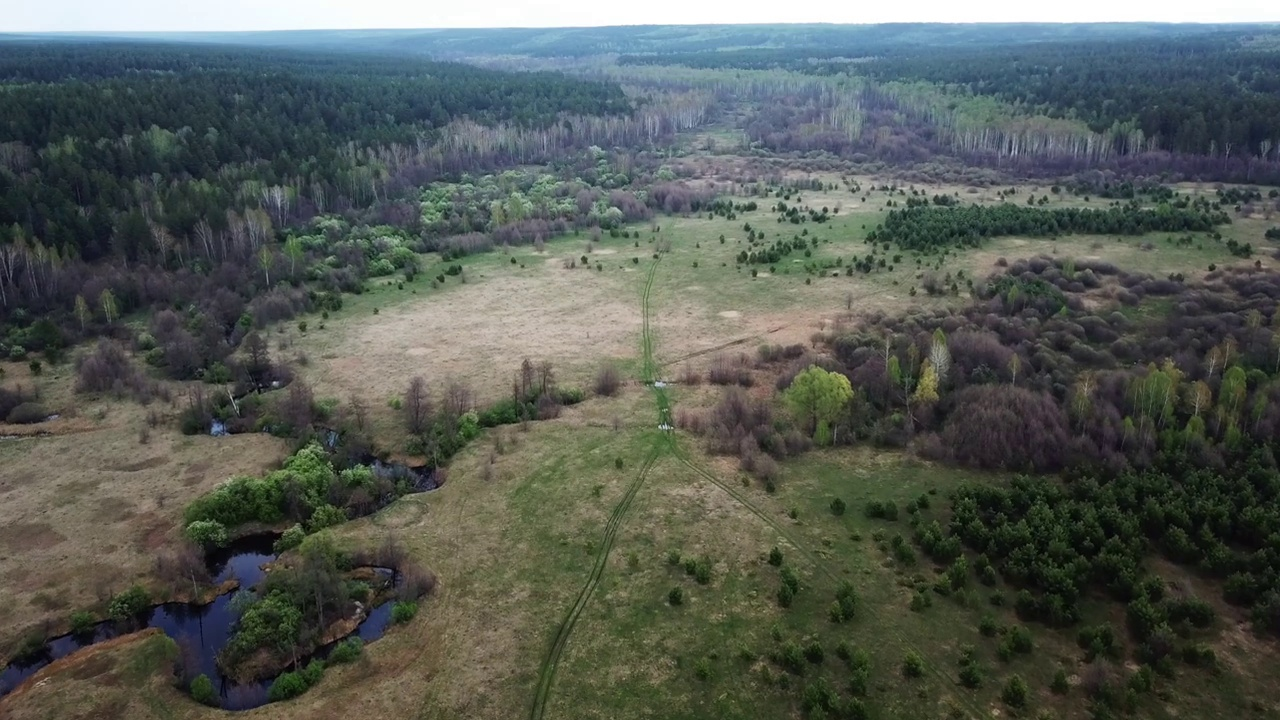
#> input picture field_frames/frame1130.jpg, 1280 x 720 px, found by its file name
$ python -i farnback.py   (imports and definitions only)
#> lines starting #> are read from the running program, lines starting #| are printed output that depends on the picture
import numpy as np
import cv2 as cv


def farn():
    # [6 lines of commented-out code are left out]
    frame1 = cv.imread("frame1130.jpg")
#> frame1 is the input picture: shape (720, 1280, 3); mean B, G, R 85.2, 90.9, 84.8
    frame2 = cv.imread("frame1150.jpg")
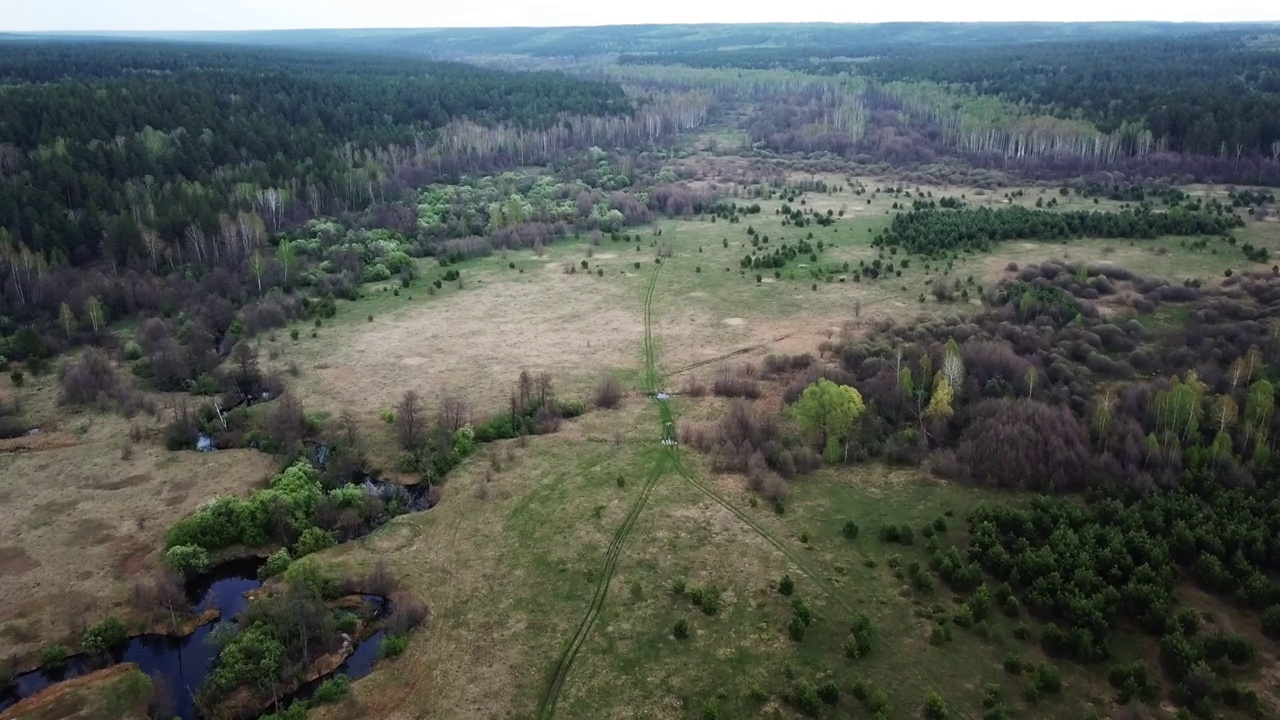
#> input picture field_frames/frame1150.jpg, 1280 x 720 px, found by its file name
#> frame2 is the input picture: shape (720, 1280, 3); mean B, G, R 85.3, 90.8, 84.7
    prvs = cv.cvtColor(frame1, cv.COLOR_BGR2GRAY)
    hsv = np.zeros_like(frame1)
    hsv[..., 1] = 255
    next = cv.cvtColor(frame2, cv.COLOR_BGR2GRAY)
    flow = cv.calcOpticalFlowFarneback(prvs, next, None, 0.5, 3, 15, 3, 5, 1.2, 0)
    mag, ang = cv.cartToPolar(flow[..., 0], flow[..., 1])
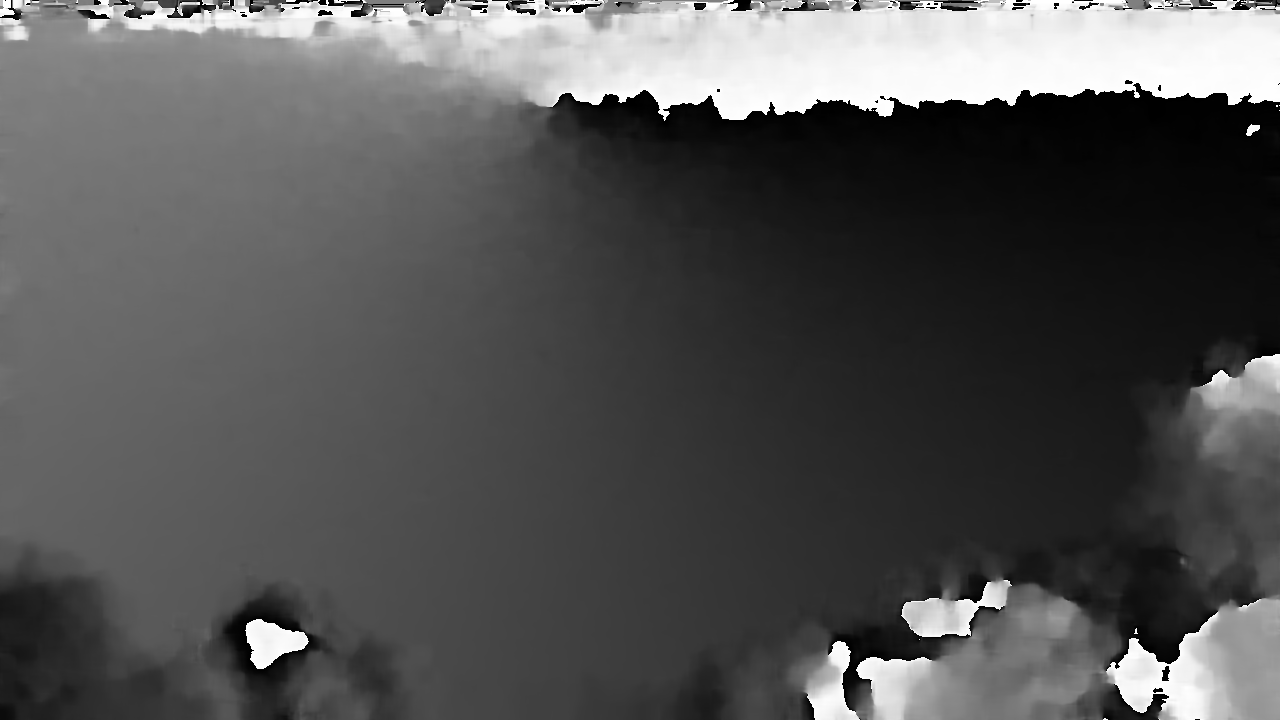
#> ang: shape (720, 1280) float32; min 5.3e-17, max 6.28, mean 2.09; drawn with min black and max white
    hsv[..., 0] = ang*180/np.pi/2
    hsv[..., 2] = cv.normalize(mag, None, 0, 255, cv.NORM_MINMAX)
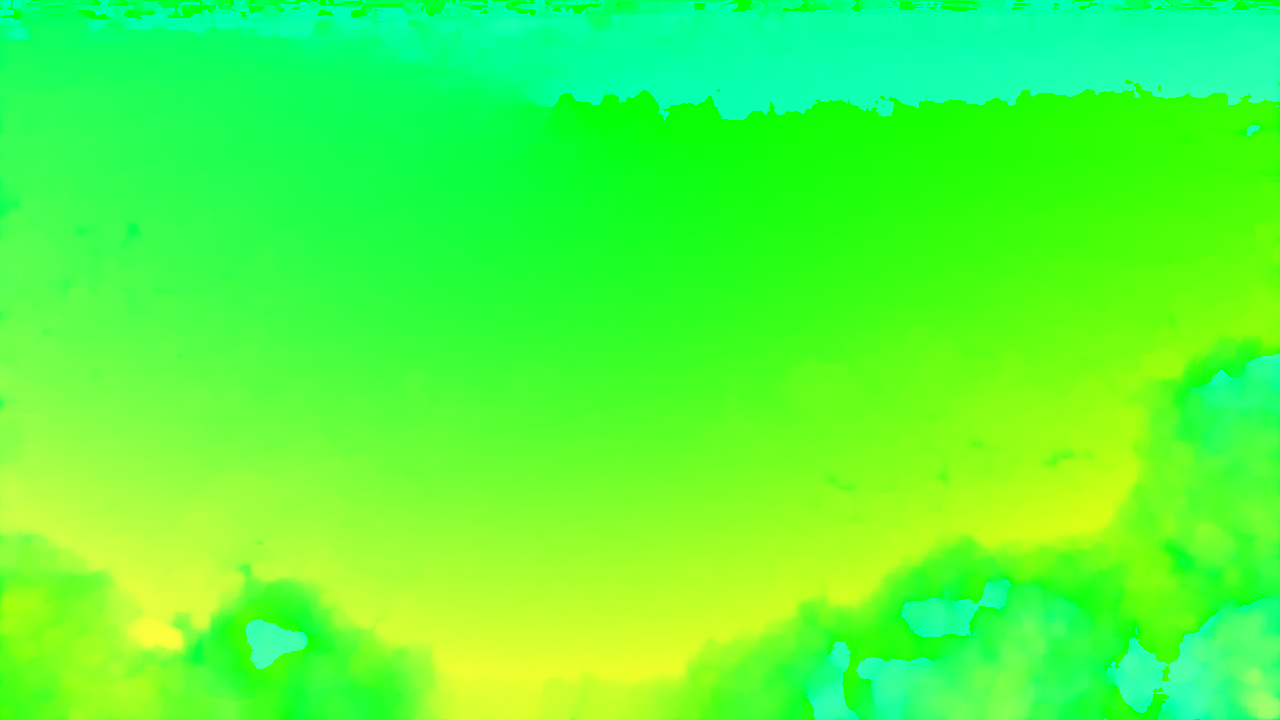
#> hsv: shape (720, 1280, 3); mean of channels 0, 1, 2 59.4, 255, 80.2; drawn as B, G, R
    bgr = cv.cvtColor(hsv, cv.COLOR_HSV2BGR)
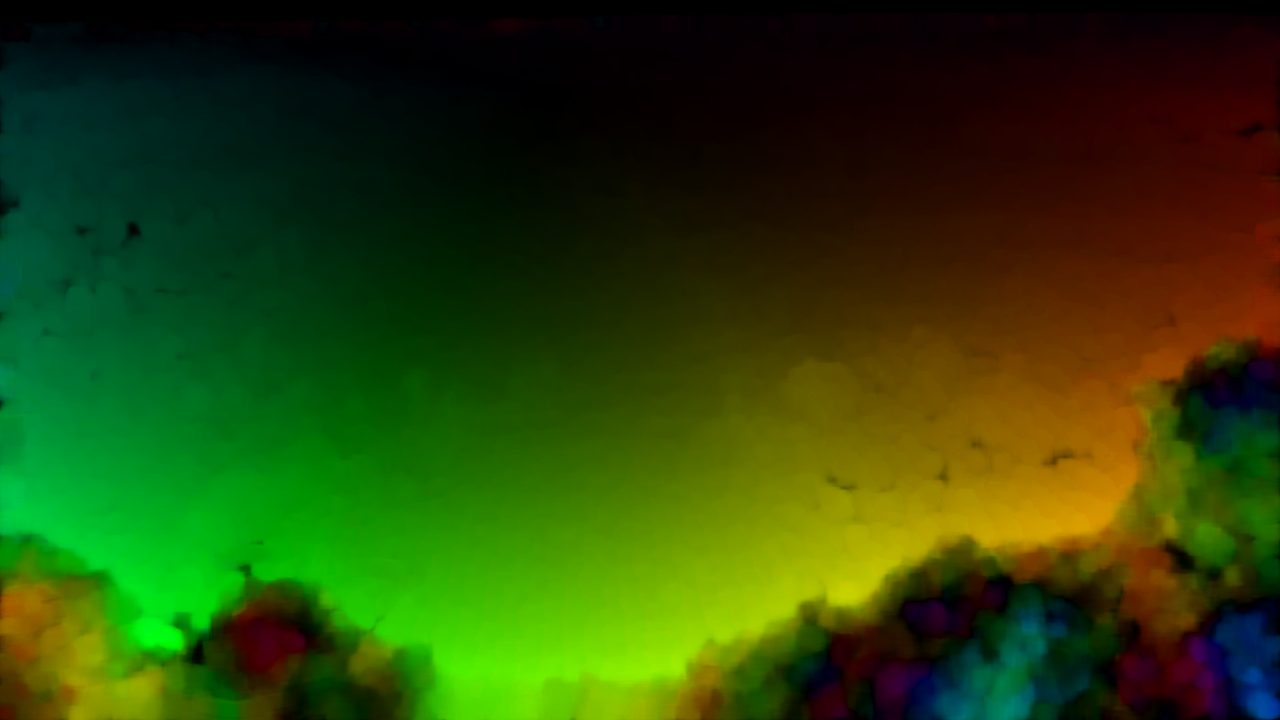
#> bgr: shape (720, 1280, 3); mean B, G, R 8.2, 68.1, 42.4

    cv.imwrite('res_farn.jpg', bgr)
    #find_move(ang)


def find_move(ang):
    sum_left = 0
    sum_right = 0
    for i in range(len(ang)):
        for j in range(int(len(ang[0]) / 2)):
            sum_left += ang[i][j]
            sum_right += ang[i][j + int(len(ang[0]) / 2)]
    sum_right = sum_right / (len(ang) * len(ang[0]) / 2)
    sum_left = sum_left / (len(ang) * len(ang[0]) / 2)
    print(sum_left, sum_right)
    quaters = (0, 1.57, 3.14, 4.71)
    if sum_left <= quaters[1] and sum_left> quaters[0]:
        left_q = 1
    elif sum_left <= quaters[2] and sum_left> quaters[1]:
        left_q = 2
    elif sum_left <= quaters[3] and sum_left> quaters[2]:
        left_q = 3
    else:
        left_q = 4
    if sum_right <= quaters[1] and sum_right> quaters[0]:
        right_q = 1
    elif sum_right <= quaters[2] and sum_right> quaters[1]:
        right_q = 2
    elif sum_right <= quaters[3] and sum_right > quaters[2]:
        right_q = 3
    else:
        right_q = 4
    print(left_q, right_q)
    if right_q != left_q:
        if left_q == 4:
            print("moving back")
        else:
            print("moving forward")
    print((sum_left+sum_right)/2)

>>> result = farn()
